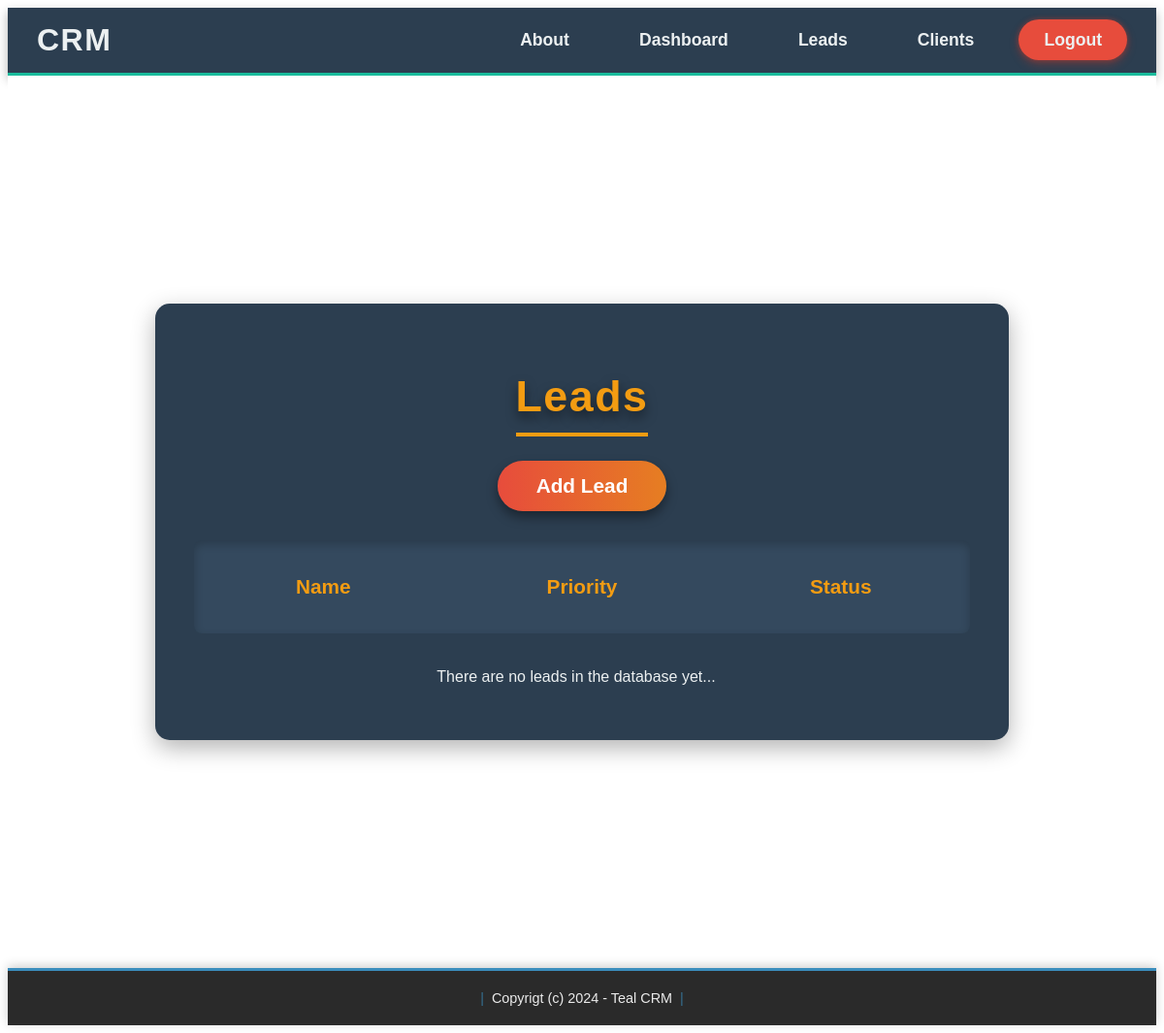
The app's page /leads_list/ (signed in), older data.
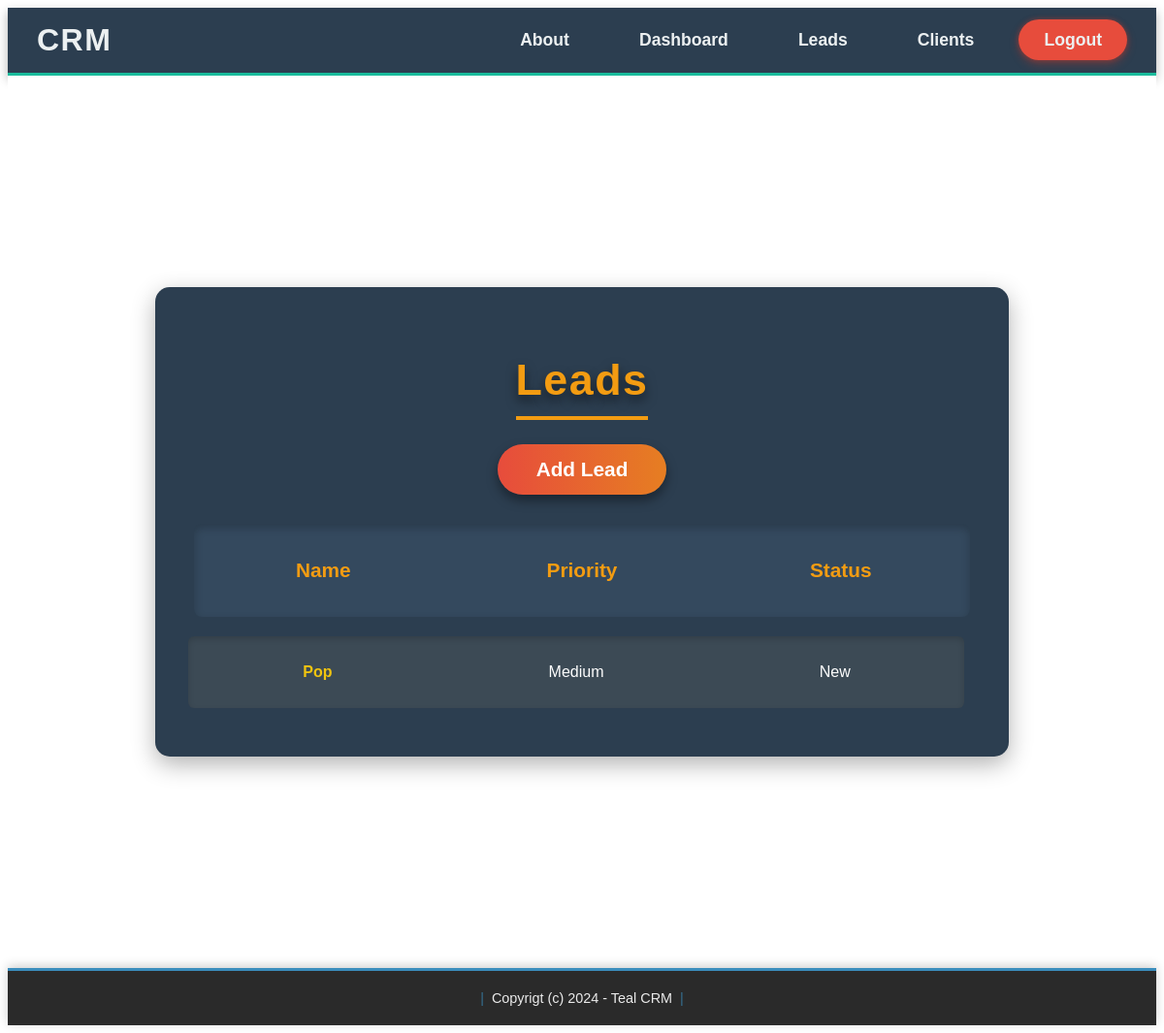
The same page, newer data.
### catalog/models.py (models this page shows, shortened)
class Lead(models.Model):
    LOW = 'low'
    MEDIUM = 'medium'
    HIGH = 'high'
    CHOICES_PRIORITY = (
        (LOW, 'Low'),
        (MEDIUM, 'Medium'),
        (HIGH, 'High'),
    )
    NEW = 'new'
    CONTACTED = 'contacted'
    WON = 'won'
    LOST = 'lost'
    CHOICES_STATUS = (
        (NEW, 'New'),
        (CONTACTED, 'Contacted'),
        (WON, 'Won'),
        (LOST, 'Lost'),
    )
    name = models.CharField(max_length=255)
    email = models.EmailField()
    description = models.TextField(blank=True, null=True)
    priority = models.CharField(max_length=10, choices=CHOICES_PRIORITY, default=MEDIUM)
    status = models.CharField(max_length=10, choices=CHOICES_STATUS, default=NEW)
    converted_to_client = models.BooleanField(default=False)
    created_by = models.ForeignKey(User, related_name='clients', on_delete=models.CASCADE)
    created_at = models.DateTimeField(auto_now_add=True)
    modified_at = models.DateTimeField(auto_now=True)

### catalog/views.py (the view)
# urls.py: path('leads_list/', views.leads_list, name='leads_list'),
@login_required
def leads_list(request):
    leads = Lead.objects.filter(created_by=request.user, converted_to_client=False)
    data = {'leads': leads}
    return render(request, 'lead/leads_list.html', data)

### templates/lead/leads_list.html (shortened to what this page needs)
{% extends 'base.html' %}
{% load static %}
{% block head %}
    <link rel="stylesheet" href="{% static 'hom_leads.css' %}">
    <link rel="stylesheet" href="{% static 'leads_list.css' %}">
{% endblock %}
{% block content %}
<div class="page-background">
    <div class="led">
        <h1 class="zag">Leads</h1>
        <a class="das" href="{% url 'addlead' %}">Add Lead</a>
        <div class="flex-header">
            <p class="column-title">Name</p>
            <p class="column-title">Priority</p>
            <p class="column-title">Status</p>
        </div>
        <div class="scroll-container">
            {% for lead in leads %}
                <div class="table-row">
                    <p class="row-text">
                        <a href="{% url 'leads_detail' lead.id %}">{{ lead.name }}</a>
                    </p>
                    <p class="row-text">{{ lead.get_priority_display }}</p>
                    <p class="row-text">{{ lead.get_status_display }}</p>
                </div>
            {% empty %}
                <p>There are no leads in the database yet...</p>
            {% endfor %}
        </div>
    </div>
</div>
{% endblock %}

Row changes from the older to the newer data that the page shows:
added Lead: name "Pop", priority "Medium", status "New"
Text that changed along with them:
text no longer shown: "There are no leads in the database yet..."
